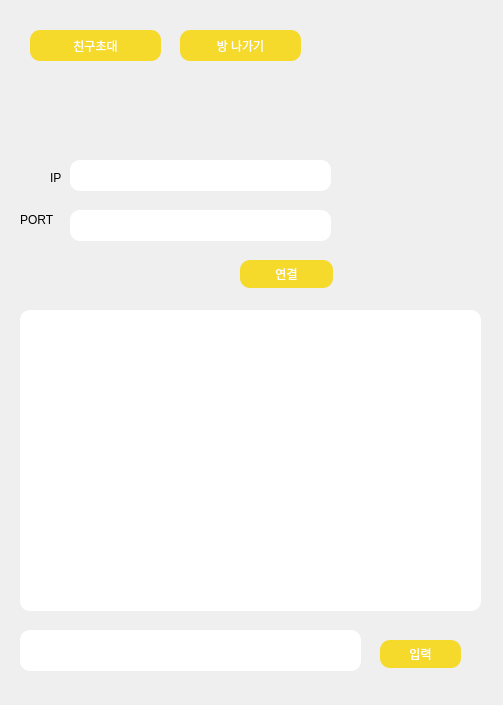
<?xml version="1.0" encoding="UTF-8"?>
<ui version="4.0">
 <class>Form</class>
 <widget class="QWidget" name="Form">
  <property name="geometry">
   <rect>
    <x>0</x>
    <y>0</y>
    <width>503</width>
    <height>705</height>
   </rect>
  </property>
  <property name="windowTitle">
   <string>Form</string>
  </property>
  <widget class="QStackedWidget" name="stackedWidget">
   <property name="geometry">
    <rect>
     <x>0</x>
     <y>0</y>
     <width>501</width>
     <height>701</height>
    </rect>
   </property>
   <property name="currentIndex">
    <number>4</number>
   </property>
   <widget class="QWidget" name="page1">
    <widget class="QLabel" name="label_back_1">
     <property name="geometry">
      <rect>
       <x>0</x>
       <y>0</y>
       <width>521</width>
       <height>701</height>
      </rect>
     </property>
     <property name="text">
      <string/>
     </property>
     <property name="pixmap">
      <pixmap>../../Desktop/back3.jpg</pixmap>
     </property>
    </widget>
    <widget class="QLabel" name="PassWord_label">
     <property name="geometry">
      <rect>
       <x>50</x>
       <y>330</y>
       <width>101</width>
       <height>20</height>
      </rect>
     </property>
     <property name="text">
      <string>PassWord</string>
     </property>
    </widget>
    <widget class="QLineEdit" name="input_PassWord">
     <property name="geometry">
      <rect>
       <x>130</x>
       <y>330</y>
       <width>261</width>
       <height>31</height>
      </rect>
     </property>
     <property name="styleSheet">
      <string notr="true">QLineEdit
{
    background-color:  rgb(255, 255, 255);
	border-radius: 10px;
}

</string>
     </property>
     <property name="echoMode">
      <enum>QLineEdit::PasswordEchoOnEdit</enum>
     </property>
    </widget>
    <widget class="QLabel" name="ID_label">
     <property name="geometry">
      <rect>
       <x>110</x>
       <y>290</y>
       <width>64</width>
       <height>15</height>
      </rect>
     </property>
     <property name="text">
      <string>ID</string>
     </property>
    </widget>
    <widget class="QPushButton" name="btn_login">
     <property name="geometry">
      <rect>
       <x>270</x>
       <y>380</y>
       <width>111</width>
       <height>31</height>
      </rect>
     </property>
     <property name="styleSheet">
      <string notr="true">QPushButton{
	font: 13pt &quot;맑은 고딕&quot;;
	color: rgb(255, 255, 255);
    background-color: rgb(245, 218, 43);
	border: 0px;
	border-radius: 10px;
}

</string>
     </property>
     <property name="text">
      <string>login</string>
     </property>
    </widget>
    <widget class="QLineEdit" name="input_ID">
     <property name="geometry">
      <rect>
       <x>130</x>
       <y>280</y>
       <width>261</width>
       <height>31</height>
      </rect>
     </property>
     <property name="styleSheet">
      <string notr="true">QLineEdit
{
    background-color:  rgb(255, 255, 255);
	border-radius: 10px;
}

</string>
     </property>
    </widget>
    <widget class="QPushButton" name="btn_join">
     <property name="geometry">
      <rect>
       <x>270</x>
       <y>430</y>
       <width>111</width>
       <height>31</height>
      </rect>
     </property>
     <property name="styleSheet">
      <string notr="true">QPushButton{
	font: 13pt &quot;맑은 고딕&quot;;
	color: rgb(255, 255, 255);
    background-color: rgb(245, 218, 43);
	border: 0px;
	border-radius: 10px;
}

</string>
     </property>
     <property name="text">
      <string>join</string>
     </property>
    </widget>
   </widget>
   <widget class="QWidget" name="page2">
    <widget class="QLabel" name="label_back_2">
     <property name="geometry">
      <rect>
       <x>0</x>
       <y>0</y>
       <width>521</width>
       <height>701</height>
      </rect>
     </property>
     <property name="text">
      <string/>
     </property>
     <property name="pixmap">
      <pixmap>../../Desktop/back3.jpg</pixmap>
     </property>
    </widget>
    <widget class="QLabel" name="ID_label_2">
     <property name="geometry">
      <rect>
       <x>90</x>
       <y>260</y>
       <width>64</width>
       <height>15</height>
      </rect>
     </property>
     <property name="text">
      <string>ID</string>
     </property>
    </widget>
    <widget class="QLabel" name="PassWord_label_2">
     <property name="geometry">
      <rect>
       <x>30</x>
       <y>300</y>
       <width>101</width>
       <height>20</height>
      </rect>
     </property>
     <property name="text">
      <string>PassWord</string>
     </property>
    </widget>
    <widget class="QPushButton" name="btn_join_2">
     <property name="geometry">
      <rect>
       <x>140</x>
       <y>490</y>
       <width>221</width>
       <height>41</height>
      </rect>
     </property>
     <property name="styleSheet">
      <string notr="true">QPushButton{
	font: 15pt &quot;맑은 고딕&quot;;
	color: rgb(255, 255, 255);
    background-color: rgb(245, 218, 43);
	border: 0px;
	border-radius: 10px;
}

</string>
     </property>
     <property name="text">
      <string>join</string>
     </property>
    </widget>
    <widget class="QLineEdit" name="input_ID_2">
     <property name="geometry">
      <rect>
       <x>110</x>
       <y>250</y>
       <width>231</width>
       <height>31</height>
      </rect>
     </property>
     <property name="styleSheet">
      <string notr="true">QLineEdit
{
    background-color:  rgb(255, 255, 255);
	border-radius: 10px;
}

</string>
     </property>
    </widget>
    <widget class="QLineEdit" name="input_PassWord_2">
     <property name="geometry">
      <rect>
       <x>110</x>
       <y>300</y>
       <width>231</width>
       <height>31</height>
      </rect>
     </property>
     <property name="styleSheet">
      <string notr="true">QLineEdit
{
    background-color:  rgb(255, 255, 255);
	border-radius: 10px;
}

</string>
     </property>
     <property name="echoMode">
      <enum>QLineEdit::PasswordEchoOnEdit</enum>
     </property>
    </widget>
    <widget class="QLineEdit" name="input_NicName_2">
     <property name="geometry">
      <rect>
       <x>110</x>
       <y>350</y>
       <width>231</width>
       <height>31</height>
      </rect>
     </property>
     <property name="styleSheet">
      <string notr="true">QLineEdit
{
    background-color:  rgb(255, 255, 255);
	border-radius: 10px;
}

</string>
     </property>
     <property name="echoMode">
      <enum>QLineEdit::PasswordEchoOnEdit</enum>
     </property>
    </widget>
    <widget class="QLabel" name="NicName_label">
     <property name="geometry">
      <rect>
       <x>40</x>
       <y>350</y>
       <width>101</width>
       <height>20</height>
      </rect>
     </property>
     <property name="text">
      <string>NicName</string>
     </property>
    </widget>
    <widget class="QPushButton" name="btn_id_check">
     <property name="geometry">
      <rect>
       <x>360</x>
       <y>250</y>
       <width>93</width>
       <height>28</height>
      </rect>
     </property>
     <property name="styleSheet">
      <string notr="true">QPushButton{
	font: 11pt &quot;맑은 고딕&quot;;
	color: rgb(255, 255, 255);
    background-color: rgb(245, 218, 43);
	border: 0px;
	border-radius: 10px;
}

</string>
     </property>
     <property name="text">
      <string>중복체크</string>
     </property>
    </widget>
    <widget class="QPushButton" name="btn_NicName_chack">
     <property name="geometry">
      <rect>
       <x>360</x>
       <y>350</y>
       <width>93</width>
       <height>28</height>
      </rect>
     </property>
     <property name="styleSheet">
      <string notr="true">QPushButton{
	font: 11pt &quot;맑은 고딕&quot;;
	color: rgb(255, 255, 255);
    background-color: rgb(245, 218, 43);
	border: 0px;
	border-radius: 10px;
}

</string>
     </property>
     <property name="text">
      <string>중복체크</string>
     </property>
    </widget>
   </widget>
   <widget class="QWidget" name="page3">
    <widget class="QLabel" name="label_back_3">
     <property name="geometry">
      <rect>
       <x>0</x>
       <y>0</y>
       <width>521</width>
       <height>701</height>
      </rect>
     </property>
     <property name="text">
      <string/>
     </property>
     <property name="pixmap">
      <pixmap>../../Desktop/back3.jpg</pixmap>
     </property>
    </widget>
    <widget class="QPushButton" name="btn_choice_room">
     <property name="geometry">
      <rect>
       <x>90</x>
       <y>290</y>
       <width>331</width>
       <height>41</height>
      </rect>
     </property>
     <property name="styleSheet">
      <string notr="true">QPushButton{
	font: 15pt &quot;맑은 고딕&quot;;
	color: rgb(255, 255, 255);
    background-color: rgb(245, 218, 43);
	border: 0px;
	border-radius: 10px;
}

</string>
     </property>
     <property name="text">
      <string>채팅 방 선택하기</string>
     </property>
    </widget>
    <widget class="QPushButton" name="btn_make_room">
     <property name="geometry">
      <rect>
       <x>90</x>
       <y>370</y>
       <width>331</width>
       <height>41</height>
      </rect>
     </property>
     <property name="styleSheet">
      <string notr="true">QPushButton{
	font: 15pt &quot;맑은 고딕&quot;;
	color: rgb(255, 255, 255);
    background-color: rgb(245, 218, 43);
	border: 0px;
	border-radius: 10px;
}

</string>
     </property>
     <property name="text">
      <string>채팅 방 만들기</string>
     </property>
    </widget>
   </widget>
   <widget class="QWidget" name="page4">
    <widget class="QLabel" name="label_back_4">
     <property name="geometry">
      <rect>
       <x>0</x>
       <y>0</y>
       <width>521</width>
       <height>701</height>
      </rect>
     </property>
     <property name="text">
      <string/>
     </property>
     <property name="pixmap">
      <pixmap>../../Desktop/back3.jpg</pixmap>
     </property>
    </widget>
    <widget class="QListView" name="listView">
     <property name="geometry">
      <rect>
       <x>10</x>
       <y>210</y>
       <width>471</width>
       <height>421</height>
      </rect>
     </property>
    </widget>
    <widget class="QPushButton" name="btn_back">
     <property name="geometry">
      <rect>
       <x>370</x>
       <y>650</y>
       <width>111</width>
       <height>28</height>
      </rect>
     </property>
     <property name="styleSheet">
      <string notr="true">QPushButton{
	font: 11pt &quot;맑은 고딕&quot;;
	color: rgb(255, 255, 255);
    background-color: rgb(245, 218, 43);
	border: 0px;
	border-radius: 10px;
}

</string>
     </property>
     <property name="text">
      <string>뒤로가기</string>
     </property>
    </widget>
   </widget>
   <widget class="QWidget" name="page5">
    <widget class="QLineEdit" name="input_port">
     <property name="geometry">
      <rect>
       <x>70</x>
       <y>210</y>
       <width>261</width>
       <height>31</height>
      </rect>
     </property>
     <property name="styleSheet">
      <string notr="true">QLineEdit
{
    background-color:  rgb(255, 255, 255);
	border-radius: 10px;
}

</string>
     </property>
    </widget>
    <widget class="QLabel" name="label_back">
     <property name="geometry">
      <rect>
       <x>0</x>
       <y>0</y>
       <width>521</width>
       <height>701</height>
      </rect>
     </property>
     <property name="text">
      <string/>
     </property>
     <property name="pixmap">
      <pixmap>../../Desktop/back3.jpg</pixmap>
     </property>
    </widget>
    <widget class="QPushButton" name="btn_connect">
     <property name="geometry">
      <rect>
       <x>240</x>
       <y>260</y>
       <width>93</width>
       <height>28</height>
      </rect>
     </property>
     <property name="styleSheet">
      <string notr="true">QPushButton{
	font: 11pt &quot;맑은 고딕&quot;;
	color: rgb(255, 255, 255);
    background-color: rgb(245, 218, 43);
	border: 0px;
	border-radius: 10px;
}

</string>
     </property>
     <property name="text">
      <string>연결</string>
     </property>
    </widget>
    <widget class="QLineEdit" name="input_message">
     <property name="geometry">
      <rect>
       <x>20</x>
       <y>630</y>
       <width>341</width>
       <height>41</height>
      </rect>
     </property>
     <property name="styleSheet">
      <string notr="true">QLineEdit
{
    background-color:  rgb(255, 255, 255);
	border-radius: 10px;
}

</string>
     </property>
    </widget>
    <widget class="QListWidget" name="chats">
     <property name="geometry">
      <rect>
       <x>20</x>
       <y>310</y>
       <width>461</width>
       <height>301</height>
      </rect>
     </property>
     <property name="styleSheet">
      <string notr="true">QListView
{
    background-color:  rgb(255, 255, 255);
	border-radius: 10px;
}

</string>
     </property>
    </widget>
    <widget class="QLineEdit" name="input_ip">
     <property name="geometry">
      <rect>
       <x>70</x>
       <y>160</y>
       <width>261</width>
       <height>31</height>
      </rect>
     </property>
     <property name="styleSheet">
      <string notr="true">QLineEdit
{
    background-color:  rgb(255, 255, 255);
	border-radius: 10px;
}

</string>
     </property>
    </widget>
    <widget class="QLabel" name="label">
     <property name="geometry">
      <rect>
       <x>50</x>
       <y>170</y>
       <width>64</width>
       <height>15</height>
      </rect>
     </property>
     <property name="text">
      <string>IP</string>
     </property>
    </widget>
    <widget class="QPushButton" name="btn_send">
     <property name="geometry">
      <rect>
       <x>380</x>
       <y>640</y>
       <width>81</width>
       <height>28</height>
      </rect>
     </property>
     <property name="styleSheet">
      <string notr="true">QPushButton{
	font: 11pt &quot;맑은 고딕&quot;;
	color: rgb(255, 255, 255);
    background-color: rgb(245, 218, 43);
	border: 0px;
	border-radius: 10px;
}

</string>
     </property>
     <property name="text">
      <string>입력</string>
     </property>
    </widget>
    <widget class="QLabel" name="label_3">
     <property name="geometry">
      <rect>
       <x>20</x>
       <y>210</y>
       <width>101</width>
       <height>20</height>
      </rect>
     </property>
     <property name="text">
      <string>PORT</string>
     </property>
    </widget>
    <widget class="QPushButton" name="btn_connect_2">
     <property name="geometry">
      <rect>
       <x>30</x>
       <y>30</y>
       <width>131</width>
       <height>31</height>
      </rect>
     </property>
     <property name="styleSheet">
      <string notr="true">QPushButton{
	font: 11pt &quot;맑은 고딕&quot;;
	color: rgb(255, 255, 255);
    background-color: rgb(245, 218, 43);
	border: 0px;
	border-radius: 10px;
}

</string>
     </property>
     <property name="text">
      <string>친구초대</string>
     </property>
    </widget>
    <widget class="QPushButton" name="btn_out">
     <property name="geometry">
      <rect>
       <x>180</x>
       <y>30</y>
       <width>121</width>
       <height>31</height>
      </rect>
     </property>
     <property name="styleSheet">
      <string notr="true">QPushButton{
	font: 11pt &quot;맑은 고딕&quot;;
	color: rgb(255, 255, 255);
    background-color: rgb(245, 218, 43);
	border: 0px;
	border-radius: 10px;
}

</string>
     </property>
     <property name="text">
      <string>방 나가기</string>
     </property>
    </widget>
    <zorder>label_back</zorder>
    <zorder>input_port</zorder>
    <zorder>btn_connect</zorder>
    <zorder>input_message</zorder>
    <zorder>chats</zorder>
    <zorder>input_ip</zorder>
    <zorder>label</zorder>
    <zorder>btn_send</zorder>
    <zorder>label_3</zorder>
    <zorder>btn_connect_2</zorder>
    <zorder>btn_out</zorder>
   </widget>
  </widget>
 </widget>
 <resources/>
 <connections/>
</ui>
